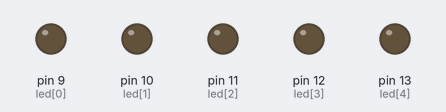
Bench run of a sketch on a simulated Arduino Uno, built with avr-gcc and run on an emulated ATmega328P. Shown: output pins drawn as LEDs (lit = HIGH).

Above: at 0.1 s.
At 3.1 s:
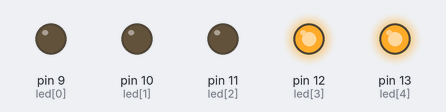
At 7.1 s:
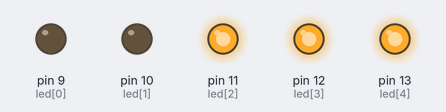
At 15.1 s:
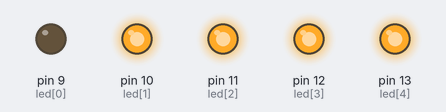
At 23.1 s:
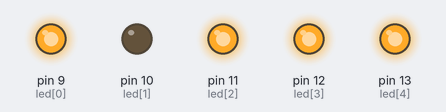
At 31.1 s:
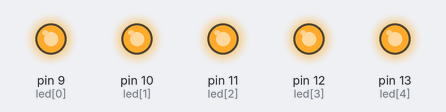
Timing chart, 0 to 40.0 s (numbered marks = the images above):
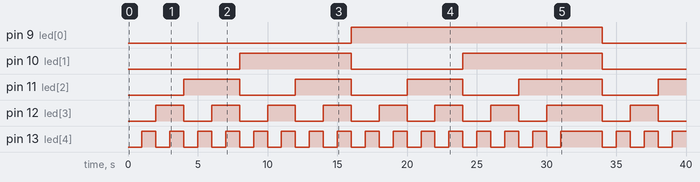

The sketch:

binary_counter_arrays_pointer.ino
```cpp
int led[5]={9,10,11,12,13};
int val[32][5]={{0,0,0,0,0},
                {0,0,0,0,1},
                {0,0,0,1,0},
                {0,0,0,1,1},
                {0,0,1,0,0},
                {0,0,1,0,1},
                {0,0,1,1,0},
                {0,0,1,1,1},
                {0,1,0,0,0},
                {0,1,0,0,1},
                {0,1,0,1,0},
                {0,1,0,1,1},
                {0,1,1,0,0},
                {0,1,1,0,1},
                {0,1,1,1,0},
                {0,1,1,1,1},
                {1,0,0,0,0},
                {1,0,0,0,1},
                {1,0,0,1,0},
                {1,0,0,1,1},
                {1,0,1,0,0},
                {1,0,1,0,1},
                {1,0,1,1,0},
                {1,0,1,1,1},
                {1,1,0,0,0},
                {1,1,0,0,1},
                {1,1,0,1,0},
                {1,1,0,1,1},
                {1,1,1,0,0},
                {1,1,1,0,1},
                {1,1,1,1,0},
                {1,1,1,1,1}};
int* p;
unsigned int c=0;
void setup()
{
  Serial.begin(9600);
  for(int i=0;i<=4;i++){
  pinMode(led[i], OUTPUT);
  }}


void loop()
{
  for(p = &val[0][0];p<=&val[31][4];p++){
  digitalWrite(led[c%5],*p);
  if(c%5==4)delay(1000);
    c++;
  }delay(2000);
    }


   //   Serial.print(c%5);
   // Serial.print("---");
   //Serial.println(*p);
```

Measured:
- by itself, pin 9 (led[0]): LOW → HIGH at 16.0 s, → LOW 18.0 s later
- by itself, pin 10 (led[1]): LOW → HIGH at 8.0 s, → LOW 8.0 s later, → HIGH 8.0 s later, → LOW 10.0 s later
- by itself, pin 11 (led[2]): goes 3 × (HIGH 4.0 s, LOW 4.0 s), HIGH 6.0 s, LOW 4.0 s, then HIGH
- by itself, pin 12 (led[3]): goes 7 × (HIGH 2.0 s, LOW 2.0 s), HIGH 4.0 s, LOW 2.0 s, HIGH 2.0 s, then LOW
- by itself, pin 13 (led[4]): LOW → HIGH at 1.0 s, → LOW 1.0 s later, → HIGH 1.0 s later, → LOW 1.0 s later, … (37 changes in this stretch)
